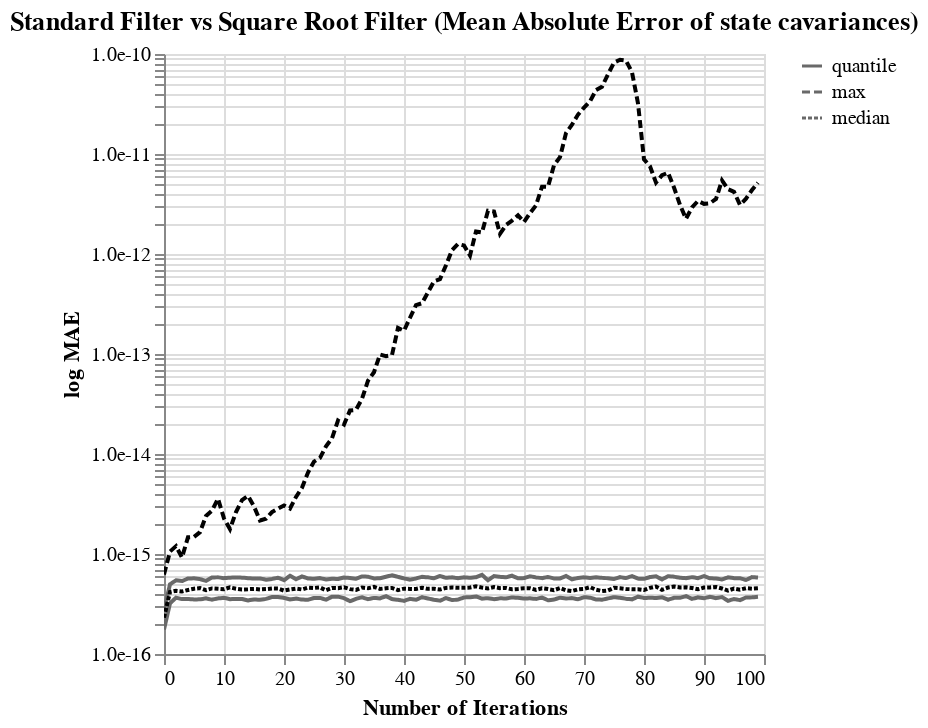

The code cell stored with this chart in its notebook:
### Code cell
median = alt.Chart(err.to_pandas()).mark_line(color="black"
           ).encode(
    x = alt.X('t', title="Number of Iterations"),
    y = alt.Y('median', axis=alt.Axis(format=".1e"), scale=alt.Scale(type="log"), title="log MAE"),
    # color=datum("median"),
    strokeDash = datum("median")
    #, scale=alt.Scale(range=['black']))
)

Q1 = alt.Chart(err.to_pandas()).mark_line(color='dimgray', strokeDash=[4,6]).encode(x = 't', y = 'Q1', strokeDash=datum("quantile"))
Q3 = alt.Chart(err.to_pandas()).mark_line(color='dimgray', strokeDash=[4,6]).encode(x = 't', y = 'Q3', strokeDash=datum("quantile"))
max = alt.Chart(err.to_pandas()).mark_line(color='black', strokeDash=[2,2]).encode(x = 't', y = 'max', strokeDash=datum("max"))
p = (Q1 + Q3 + max + median).interactive().properties(title="Standard Filter vs Square Root Filter (Mean Absolute Error of state cavariances)")
p

### Figure 1 — Vega-Lite specification as saved in the notebook (floating-point values rounded to 4 significant figures)
{"config": {"view": {"continuousWidth": 300, "continuousHeight": 300}}, "layer": [{"data": {"name": "data-baaefb815b2a4b1ea078b7739cefd278"}, "mark": {"type": "line", "color": "dimgray", "strokeDash": [4, 6]}, "encoding": {"strokeDash": {"datum": "quantile"}, "x": {"field": "t", "type": "quantitative"}, "y": {"field": "Q1", "type": "quantitative"}}, "name": "view_7"}, {"data": {"name": "data-baaefb815b2a4b1ea078b7739cefd278"}, "mark": {"type": "line", "color": "dimgray", "strokeDash": [4, 6]}, "encoding": {"strokeDash": {"datum": "quantile"}, "x": {"field": "t", "type": "quantitative"}, "y": {"field": "Q3", "type": "quantitative"}}}, {"data": {"name": "data-baaefb815b2a4b1ea078b7739cefd278"}, "mark": {"type": "line", "color": "black", "strokeDash": [2, 2]}, "encoding": {"strokeDash": {"datum": "max"}, "x": {"field": "t", "type": "quantitative"}, "y": {"field": "max", "type": "quantitative"}}}, {"data": {"name": "data-baaefb815b2a4b1ea078b7739cefd278"}, "mark": {"type": "line", "color": "black"}, "encoding": {"strokeDash": {"datum": "median"}, "x": {"field": "t", "title": "Number of Iterations", "type": "quantitative"}, "y": {"axis": {"format": ".1e"}, "field": "median", "scale": {"type": "log"}, "title": "log MAE", "type": "quantitative"}}}], "params": [{"name": "param_7", "select": {"type": "interval", "encodings": ["x", "y"]}, "bind": "scales", "views": ["view_7"]}], "title": "Standard Filter vs Square Root Filter (Mean Absolute Error of state cavariances)", "$schema": "https://vega.github.io/schema/vega-lite/v5.2.0.json", "datasets": {"data-baaefb815b2a4b1ea078b7739cefd278": [{"t": 96, "median": 4.401e-16, "Q3": 5.737e-16, "Q1": 3.456e-16, "max": 3.099e-12}, {"t": 0, "median": 2.31e-16, "Q3": 2.737e-16, "Q1": 1.76e-16, "max": 6.233e-16}, {"t": 16, "median": 4.423e-16, "Q3": 5.697e-16, "Q1": 3.486e-16, "max": 2.164e-15}, {"t": 32, "median": 4.381e-16, "Q3": 5.666e-16, "Q1": 3.558e-16, "max": 2.762e-14}, {"t": 48, "median": 4.627e-16, "Q3": 5.845e-16, "Q1": 3.463e-16, "max": 1.089e-12}, {"t": 64, "median": 4.46e-16, "Q3": 5.897e-16, "Q1": 3.444e-16, "max": 4.699e-12}, {"t": 80, "median": 4.365e-16, "Q3": 5.651e-16, "Q1": 3.63e-16, "max": 8.847e-12}, {"t": 47, "median": 4.583e-16, "Q3": 5.78e-16, "Q1": 3.627e-16, "max": 7.725e-13}, {"t": 31, "median": 4.454e-16, "Q3": 5.753e-16, "Q1": 3.375e-16, "max": 2.725e-14}, {"t": 15, "median": 4.475e-16, "Q3": 5.675e-16, "Q1": 3.514e-16, "max": 2.993e-15}, {"t": 95, "median": 4.517e-16, "Q3": 5.734e-16, "Q1": 3.549e-16, "max": 4.188e-12}, {"t": 79, "median": 4.451e-16, "Q3": 5.672e-16, "Q1": 3.747e-16, "max": 3.216e-11}, {"t": 63, "median": 4.546e-16, "Q3": 5.738e-16, "Q1": 3.668e-16, "max": 4.711e-12}, {"t": 14, "median": 4.445e-16, "Q3": 5.729e-16, "Q1": 3.435e-16, "max": 3.807e-15}, {"t": 62, "median": 4.384e-16, "Q3": 5.833e-16, "Q1": 3.555e-16, "max": 3.064e-12}, {"t": 46, "median": 4.416e-16, "Q3": 6.023e-16, "Q1": 3.413e-16, "max": 5.61e-13}, {"t": 94, "median": 4.305e-16, "Q3": 5.84e-16, "Q1": 3.401e-16, "max": 4.444e-12}, {"t": 30, "median": 4.648e-16, "Q3": 5.824e-16, "Q1": 3.621e-16, "max": 1.974e-14}, {"t": 78, "median": 4.445e-16, "Q3": 6.004e-16, "Q1": 3.516e-16, "max": 6.576e-11}, {"t": 61, "median": 4.556e-16, "Q3": 5.99e-16, "Q1": 3.603e-16, "max": 2.558e-12}, {"t": 13, "median": 4.42e-16, "Q3": 5.802e-16, "Q1": 3.555e-16, "max": 3.464e-15}, {"t": 93, "median": 4.518e-16, "Q3": 5.567e-16, "Q1": 3.712e-16, "max": 5.447e-12}, {"t": 29, "median": 4.553e-16, "Q3": 5.629e-16, "Q1": 3.746e-16, "max": 2.157e-14}, {"t": 45, "median": 4.498e-16, "Q3": 5.722e-16, "Q1": 3.485e-16, "max": 5.34e-13}, {"t": 77, "median": 4.466e-16, "Q3": 5.754e-16, "Q1": 3.567e-16, "max": 8.582e-11}, {"t": 92, "median": 4.68e-16, "Q3": 5.688e-16, "Q1": 3.622e-16, "max": 3.556e-12}, {"t": 44, "median": 4.481e-16, "Q3": 5.843e-16, "Q1": 3.585e-16, "max": 4.143e-13}, {"t": 76, "median": 4.544e-16, "Q3": 5.872e-16, "Q1": 3.645e-16, "max": 8.75e-11}, {"t": 28, "median": 4.573e-16, "Q3": 5.66e-16, "Q1": 3.739e-16, "max": 1.437e-14}, {"t": 60, "median": 4.546e-16, "Q3": 5.743e-16, "Q1": 3.586e-16, "max": 2.091e-12}, {"t": 12, "median": 4.497e-16, "Q3": 5.818e-16, "Q1": 3.558e-16, "max": 2.626e-15}, {"t": 91, "median": 4.631e-16, "Q3": 5.716e-16, "Q1": 3.734e-16, "max": 3.218e-12}, {"t": 43, "median": 4.602e-16, "Q3": 5.915e-16, "Q1": 3.699e-16, "max": 3.216e-13}, {"t": 59, "median": 4.476e-16, "Q3": 5.715e-16, "Q1": 3.644e-16, "max": 2.438e-12}, {"t": 11, "median": 4.639e-16, "Q3": 5.801e-16, "Q1": 3.534e-16, "max": 1.775e-15}, {"t": 75, "median": 4.589e-16, "Q3": 5.625e-16, "Q1": 3.703e-16, "max": 8.204e-11}, {"t": 27, "median": 4.334e-16, "Q3": 5.568e-16, "Q1": 3.492e-16, "max": 1.192e-14}, {"t": 42, "median": 4.471e-16, "Q3": 5.691e-16, "Q1": 3.487e-16, "max": 3.079e-13}, {"t": 10, "median": 4.445e-16, "Q3": 5.738e-16, "Q1": 3.65e-16, "max": 2.269e-15}, {"t": 74, "median": 4.318e-16, "Q3": 5.72e-16, "Q1": 3.599e-16, "max": 6.268e-11}, {"t": 58, "median": 4.433e-16, "Q3": 6.064e-16, "Q1": 3.675e-16, "max": 2.157e-12}, {"t": 26, "median": 4.633e-16, "Q3": 5.736e-16, "Q1": 3.638e-16, "max": 9.144e-15}, {"t": 90, "median": 4.622e-16, "Q3": 6.009e-16, "Q1": 3.605e-16, "max": 3.174e-12}, {"t": 89, "median": 4.441e-16, "Q3": 5.736e-16, "Q1": 3.681e-16, "max": 3.397e-12}, {"t": 73, "median": 4.259e-16, "Q3": 5.774e-16, "Q1": 3.492e-16, "max": 4.71e-11}, {"t": 41, "median": 4.478e-16, "Q3": 5.537e-16, "Q1": 3.565e-16, "max": 2.305e-13}, {"t": 57, "median": 4.573e-16, "Q3": 5.843e-16, "Q1": 3.594e-16, "max": 1.95e-12}, {"t": 25, "median": 4.573e-16, "Q3": 5.66e-16, "Q1": 3.631e-16, "max": 8.403e-15}, {"t": 9, "median": 4.487e-16, "Q3": 5.845e-16, "Q1": 3.599e-16, "max": 3.573e-15}, {"t": 88, "median": 4.569e-16, "Q3": 5.867e-16, "Q1": 3.561e-16, "max": 2.924e-12}, {"t": 8, "median": 4.527e-16, "Q3": 5.818e-16, "Q1": 3.497e-16, "max": 2.72e-15}, {"t": 56, "median": 4.556e-16, "Q3": 5.915e-16, "Q1": 3.605e-16, "max": 1.594e-12}, {"t": 24, "median": 4.612e-16, "Q3": 5.695e-16, "Q1": 3.487e-16, "max": 6.524e-15}, {"t": 72, "median": 4.398e-16, "Q3": 5.856e-16, "Q1": 3.51e-16, "max": 4.356e-11}, {"t": 40, "median": 4.502e-16, "Q3": 5.698e-16, "Q1": 3.399e-16, "max": 1.709e-13}, {"t": 7, "median": 4.347e-16, "Q3": 5.388e-16, "Q1": 3.598e-16, "max": 2.404e-15}, {"t": 39, "median": 4.353e-16, "Q3": 5.907e-16, "Q1": 3.487e-16, "max": 1.825e-13}, {"t": 23, "median": 4.418e-16, "Q3": 5.962e-16, "Q1": 3.503e-16, "max": 4.601e-15}, {"t": 71, "median": 4.662e-16, "Q3": 5.759e-16, "Q1": 3.66e-16, "max": 3.361e-11}, {"t": 55, "median": 4.673e-16, "Q3": 6.025e-16, "Q1": 3.532e-16, "max": 2.657e-12}, {"t": 87, "median": 4.639e-16, "Q3": 5.731e-16, "Q1": 3.789e-16, "max": 2.25e-12}, {"t": 86, "median": 4.63e-16, "Q3": 5.795e-16, "Q1": 3.644e-16, "max": 3.1e-12}, {"t": 70, "median": 4.481e-16, "Q3": 5.84e-16, "Q1": 3.696e-16, "max": 2.906e-11}, {"t": 54, "median": 4.528e-16, "Q3": 5.461e-16, "Q1": 3.616e-16, "max": 2.709e-12}, {"t": 22, "median": 4.511e-16, "Q3": 5.597e-16, "Q1": 3.581e-16, "max": 3.722e-15}, {"t": 38, "median": 4.581e-16, "Q3": 6.126e-16, "Q1": 3.539e-16, "max": 9.764e-14}, {"t": 6, "median": 4.562e-16, "Q3": 5.612e-16, "Q1": 3.522e-16, "max": 1.653e-15}, {"t": 69, "median": 4.43e-16, "Q3": 5.757e-16, "Q1": 3.525e-16, "max": 2.477e-11}, {"t": 5, "median": 4.494e-16, "Q3": 5.714e-16, "Q1": 3.512e-16, "max": 1.483e-15}, {"t": 21, "median": 4.418e-16, "Q3": 6.056e-16, "Q1": 3.519e-16, "max": 2.85e-15}, {"t": 85, "median": 4.723e-16, "Q3": 5.928e-16, "Q1": 3.644e-16, "max": 4.625e-12}, {"t": 37, "median": 4.547e-16, "Q3": 5.924e-16, "Q1": 3.784e-16, "max": 9.514e-14}, {"t": 53, "median": 4.611e-16, "Q3": 6.178e-16, "Q1": 3.58e-16, "max": 1.642e-12}, {"t": 52, "median": 4.749e-16, "Q3": 5.858e-16, "Q1": 3.764e-16, "max": 1.68e-12}, {"t": 4, "median": 4.365e-16, "Q3": 5.686e-16, "Q1": 3.554e-16, "max": 1.47e-15}, {"t": 36, "median": 4.475e-16, "Q3": 5.728e-16, "Q1": 3.6e-16, "max": 9.885e-14}, {"t": 68, "median": 4.26e-16, "Q3": 5.589e-16, "Q1": 3.624e-16, "max": 1.963e-11}, {"t": 20, "median": 4.302e-16, "Q3": 5.476e-16, "Q1": 3.639e-16, "max": 3.059e-15}, {"t": 84, "median": 4.619e-16, "Q3": 5.998e-16, "Q1": 3.487e-16, "max": 6.495e-12}, {"t": 99, "median": 4.543e-16, "Q3": 5.816e-16, "Q1": 3.732e-16, "max": 5.161e-12}, {"t": 35, "median": 4.684e-16, "Q3": 5.694e-16, "Q1": 3.639e-16, "max": 6.574e-14}, {"t": 19, "median": 4.513e-16, "Q3": 5.792e-16, "Q1": 3.721e-16, "max": 2.84e-15}, {"t": 3, "median": 4.222e-16, "Q3": 5.362e-16, "Q1": 3.539e-16, "max": 9.22e-16}, {"t": 83, "median": 4.383e-16, "Q3": 5.567e-16, "Q1": 3.69e-16, "max": 6.14e-12}, {"t": 67, "median": 4.342e-16, "Q3": 6.029e-16, "Q1": 3.585e-16, "max": 1.617e-11}, {"t": 51, "median": 4.619e-16, "Q3": 5.79e-16, "Q1": 3.694e-16, "max": 9.648e-13}, {"t": 34, "median": 4.545e-16, "Q3": 5.934e-16, "Q1": 3.532e-16, "max": 5.403e-14}, {"t": 66, "median": 4.557e-16, "Q3": 5.703e-16, "Q1": 3.658e-16, "max": 9.282e-12}, {"t": 18, "median": 4.523e-16, "Q3": 5.634e-16, "Q1": 3.709e-16, "max": 2.628e-15}, {"t": 98, "median": 4.502e-16, "Q3": 5.869e-16, "Q1": 3.686e-16, "max": 4.361e-12}, {"t": 50, "median": 4.595e-16, "Q3": 5.846e-16, "Q1": 3.68e-16, "max": 1.218e-12}, {"t": 82, "median": 4.727e-16, "Q3": 5.991e-16, "Q1": 3.633e-16, "max": 5.178e-12}, {"t": 2, "median": 4.288e-16, "Q3": 5.461e-16, "Q1": 3.661e-16, "max": 1.2e-15}, {"t": 17, "median": 4.457e-16, "Q3": 5.538e-16, "Q1": 3.559e-16, "max": 2.258e-15}, {"t": 1, "median": 4.173e-16, "Q3": 4.978e-16, "Q1": 3.209e-16, "max": 1.059e-15}, {"t": 65, "median": 4.35e-16, "Q3": 5.693e-16, "Q1": 3.504e-16, "max": 7.707e-12}, {"t": 33, "median": 4.622e-16, "Q3": 5.963e-16, "Q1": 3.693e-16, "max": 3.562e-14}, {"t": 49, "median": 4.595e-16, "Q3": 5.738e-16, "Q1": 3.496e-16, "max": 1.262e-12}, {"t": 97, "median": 4.553e-16, "Q3": 5.5e-16, "Q1": 3.674e-16, "max": 3.571e-12}, {"t": 81, "median": 4.584e-16, "Q3": 5.877e-16, "Q1": 3.648e-16, "max": 7.525e-12}]}}
